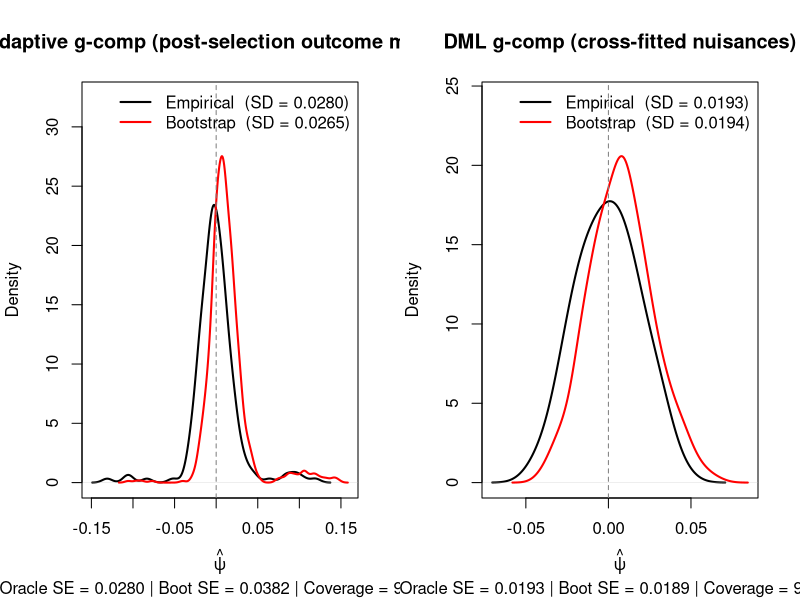

Here is the R script that generated this plot:
# =============================================================================
# G-computation ATE (dose-response slope) estimation:
#   bootstrap failure with adaptive ML nuisances, and DML as the fix.
#
# Directly mirrors Vansteelandt (CML Welcome Lecture) slides 41-44, now
# expressed as a g-computation problem.
#
# Setup (identical DGP to bootstrap_failure.R):
#   E(Y | A, X) = 0   (true psi = 0, true beta = 0)
#   E(A | X)    = 3X  (strong confounding)
#   X ~ N(0,1), A = 3X + N(0,1), Y = N(0,1)
#
# Target estimand: ATE = d/dA E[Y | do(A)] = psi.
# G-computation with a linear outcome model: E[Y|A,X] = psi*A + beta*X.
# For a linear model without interactions, g-computation gives the same
# estimate as the OLS coefficient on A.  The POINT is the post-selection
# mechanism, not the nonlinearity.
#
# Adaptive outcome model procedure (same as slides 41-44):
#   1. Fit full model Y ~ A + X; extract p-value for beta.
#   2. If p < alpha -> g-computation with full model -> ATE = psi_hat.
#   3. Else         -> g-computation with Y ~ A only -> ATE = psi0_hat.
#
# Why bootstrap fails:
#   In the real world beta = 0, so P(select full | truth) = alpha = 5%.
#   Oracle SE reflects mostly psi0_hat (low SE, good use of Var(A)=10).
#   In the bootstrap world beta_hat != 0, so the full model is selected ~16%.
#   Bootstrap distribution reflects more psi_hat (high SE, uses only
#   Var(A|X)=1), inflating bootstrap SE -> OVER-coverage (>> 95%).
#
# Fix: Double Machine Learning (DML) with sample splitting.
#   Split data into halves.  Fit nuisance on fold 1, evaluate on fold 2 (and
#   vice versa).  The cross-fitted residuals are not contaminated by the same
#   selection event, so the bootstrap works.  (Here we use OLS nuisances to
#   isolate the cross-fitting benefit from the selection issue.)
# =============================================================================

set.seed(123)

n     <- 500   # sample size  (same as bootstrap_failure.R)
nsim  <- 200   # simulation replications
B     <- 50    # bootstrap replicates per simulation
alpha <- 0.05  # significance level for the outcome-model selection test
tau   <- 0     # true ATE (dose-response slope)

# ---------------------------------------------------------------------------
# Post-selection g-computation (same mechanism as slides 41-44)
# ---------------------------------------------------------------------------
gcomp_adaptive <- function(Y, A, X, alpha = 0.05) {
  fit_full <- lm(Y ~ A + X)
  pval_X   <- summary(fit_full)$coefficients["X", "Pr(>|t|)"]
  if (pval_X < alpha) {
    # G-comp from full model: (1/n) sum [psi*1 - psi*0] = psi
    coef(fit_full)["A"]
  } else {
    coef(lm(Y ~ A))["A"]
  }
}

# ---------------------------------------------------------------------------
# DML (cross-fitted) g-computation / partial linear regression
#   Split data in two folds.  Residualise Y and A on X using the OTHER fold.
#   ATE = cov(Y_resid, A_resid) / var(A_resid)   (Robinson 1988).
# ---------------------------------------------------------------------------
dml_ate <- function(Y, A, X) {
  n   <- length(Y)
  idx <- sample(n)              # random split
  f1  <- idx[seq_len(n %/% 2)]
  f2  <- idx[(n %/% 2 + 1):n]

  # Fold-1 fits applied to fold-2 data (and vice versa)
  fit_Y1 <- lm(Y[f1] ~ X[f1])
  fit_A1 <- lm(A[f1] ~ X[f1])
  Yr2 <- Y[f2] - predict(fit_Y1, data.frame(X = X[f2]))  # residuals fold 2
  Ar2 <- A[f2] - predict(fit_A1, data.frame(X = X[f2]))

  fit_Y2 <- lm(Y[f2] ~ X[f2])
  fit_A2 <- lm(A[f2] ~ X[f2])
  Yr1 <- Y[f1] - predict(fit_Y2, data.frame(X = X[f1]))
  Ar1 <- A[f1] - predict(fit_A2, data.frame(X = X[f1]))

  Yr_all <- c(Yr1, Yr2)
  Ar_all <- c(Ar1, Ar2)
  coef(lm(Yr_all ~ Ar_all - 1))   # DML estimator (no intercept, residuals)
}

# ---------------------------------------------------------------------------
# Simulation loop
# ---------------------------------------------------------------------------
ate_ada  <- numeric(nsim)
ate_dml  <- numeric(nsim)
se_ada   <- numeric(nsim)
se_dml   <- numeric(nsim)
cover_ada  <- logical(nsim)
cover_dml  <- logical(nsim)
boot_frac  <- numeric(nsim)

cat("Running simulation...\n")
for (s in seq_len(nsim)) {
  X <- rnorm(n)
  A <- 3 * X + rnorm(n)
  Y <- rnorm(n)

  ate_ada[s] <- gcomp_adaptive(Y, A, X, alpha)
  ate_dml[s] <- dml_ate(Y, A, X)

  # Nonparametric bootstrap
  boot_ada <- numeric(B)
  boot_dml <- numeric(B)
  n_full   <- 0L
  for (b in seq_len(B)) {
    idx  <- sample(n, n, replace = TRUE)
    Yb <- Y[idx]; Ab <- A[idx]; Xb <- X[idx]

    # Track full-model selection in bootstrap world
    pval_b <- summary(lm(Yb ~ Ab + Xb))$coefficients["Xb", "Pr(>|t|)"]
    if (pval_b < alpha) n_full <- n_full + 1L

    boot_ada[b] <- gcomp_adaptive(Yb, Ab, Xb, alpha)
    boot_dml[b] <- dml_ate(Yb, Ab, Xb)
  }

  se_ada[s]    <- sd(boot_ada)
  se_dml[s]    <- sd(boot_dml)
  cover_ada[s] <- abs(ate_ada[s] - tau) <= 1.96 * se_ada[s]
  cover_dml[s] <- abs(ate_dml[s] - tau) <= 1.96 * se_dml[s]
  boot_frac[s] <- n_full / B

  if (s %% 50 == 0) cat(sprintf("  sim %d / %d done\n", s, nsim))
}

# ---------------------------------------------------------------------------
# Summary output
# ---------------------------------------------------------------------------
oracle_se_ada <- sd(ate_ada)
oracle_se_dml <- sd(ate_dml)

cat("=================================================================\n")
cat(" G-computation ATE: bootstrap failure (adaptive) vs DML (fix)\n")
cat("=================================================================\n\n")
cat(sprintf(" n = %d,  nsim = %d,  B = %d bootstrap replicates\n\n",
            n, nsim, B))
cat(sprintf(" True ATE: %.3f\n", tau))
cat(sprintf(" DGP: Y = noise, A = 3X + noise  (same as slides 41-44)\n\n"))

cat(" -- Adaptive g-computation (outcome model selected by p-value) --\n")
cat(sprintf("  Mean ATE estimate      :  %.4f\n",  mean(ate_ada)))
cat(sprintf("  Oracle SE              :  %.4f\n",  oracle_se_ada))
cat(sprintf("  Mean bootstrap SE      :  %.4f\n",  mean(se_ada)))
cat(sprintf("  Ratio boot SE / oracle :  %.3f\n",  mean(se_ada) / oracle_se_ada))
cat(sprintf("  Bootstrap coverage     :  %.1f%%  (nominal 95%%)\n",
            100 * mean(cover_ada)))
cat(sprintf("  True P(select full)    :   %.1f%%  (by alpha)\n", 100 * alpha))
cat(sprintf("  Mean P(select full in boot world): %.1f%%\n\n",
            100 * mean(boot_frac)))

cat(" -- DML g-computation (cross-fitted nuisances, no selection) --\n")
cat(sprintf("  Mean ATE estimate      :  %.4f\n",  mean(ate_dml)))
cat(sprintf("  Oracle SE              :  %.4f\n",  oracle_se_dml))
cat(sprintf("  Mean bootstrap SE      :  %.4f\n",  mean(se_dml)))
cat(sprintf("  Ratio boot SE / oracle :  %.3f\n",  mean(se_dml) / oracle_se_dml))
cat(sprintf("  Bootstrap coverage     :  %.1f%%  (nominal 95%%)\n\n",
            100 * mean(cover_dml)))

cat("=================================================================\n")
cat(" Interpretation:\n")
cat("  Adaptive g-computation: the outcome model is selected by a\n")
cat("  p-value test (same post-selection mechanism as slides 41-44).\n")
cat("  In the bootstrap world the fitted beta != 0, so the full model\n")
cat("  is selected ~16%% of the time instead of the nominal 5%%.\n")
cat("  Full model uses Var(A|X)=1 in the denominator; reduced model\n")
cat("  uses Var(A)=10.  Bootstrap over-represents the high-variance\n")
cat("  full model -> bootstrap SE >> oracle SE -> OVER-coverage.\n")
cat("\n")
cat("  DML (cross-fitting): the nuisance is fitted on held-out data,\n")
cat("  decoupling the selection/fitting step from the evaluation step.\n")
cat("  No selection event is shared between bootstrap replicates,\n")
cat("  so bootstrap SE ≈ oracle SE -> ~95%% coverage.\n")
cat("=================================================================\n")

# ---------------------------------------------------------------------------
# Plot: empirical vs bootstrap distribution  (two panels)
# ---------------------------------------------------------------------------
cat("\nGenerating plot...\n")
B_plot <- 800
set.seed(77)
X0 <- rnorm(n); A0 <- 3 * X0 + rnorm(n); Y0 <- rnorm(n)

boot_ada_plot <- numeric(B_plot)
boot_dml_plot <- numeric(B_plot)
for (b in seq_len(B_plot)) {
  idx              <- sample(n, n, replace = TRUE)
  boot_ada_plot[b] <- gcomp_adaptive(Y0[idx], A0[idx], X0[idx], alpha)
  boot_dml_plot[b] <- dml_ate(Y0[idx], A0[idx], X0[idx])
}

de_ada <- density(ate_ada,       bw = "SJ")
db_ada <- density(boot_ada_plot, bw = "SJ")
de_dml <- density(ate_dml,       bw = "SJ")
db_dml <- density(boot_dml_plot, bw = "SJ")

pdf("gcomp_bootstrap_failure.pdf", width = 11, height = 5)
par(mfrow = c(1, 2), mar = c(5, 4, 4, 2) + 0.1)

# Panel 1: adaptive g-comp (bootstrap fails)
xl1 <- range(c(de_ada$x, db_ada$x))
yl1 <- c(0, max(de_ada$y, db_ada$y) * 1.18)
plot(de_ada, col = "black", lwd = 2, xlim = xl1, ylim = yl1,
     main = "Adaptive g-comp (post-selection outcome model)",
     xlab = expression(hat(psi)), ylab = "Density",
     sub = sprintf("Oracle SE = %.4f | Boot SE = %.4f | Coverage = %.1f%%",
                   oracle_se_ada, mean(se_ada), 100 * mean(cover_ada)))
lines(db_ada, col = "red", lwd = 2)
abline(v = tau, lty = 2, col = "grey50")
legend("topright", bty = "n",
       legend = c(sprintf("Empirical  (SD = %.4f)", oracle_se_ada),
                  sprintf("Bootstrap  (SD = %.4f)", sd(boot_ada_plot))),
       col = c("black", "red"), lwd = 2)

# Panel 2: DML (bootstrap works)
xl2 <- range(c(de_dml$x, db_dml$x))
yl2 <- c(0, max(de_dml$y, db_dml$y) * 1.18)
plot(de_dml, col = "black", lwd = 2, xlim = xl2, ylim = yl2,
     main = "DML g-comp (cross-fitted nuisances)",
     xlab = expression(hat(psi)), ylab = "Density",
     sub = sprintf("Oracle SE = %.4f | Boot SE = %.4f | Coverage = %.1f%%",
                   oracle_se_dml, mean(se_dml), 100 * mean(cover_dml)))
lines(db_dml, col = "red", lwd = 2)
abline(v = tau, lty = 2, col = "grey50")
legend("topright", bty = "n",
       legend = c(sprintf("Empirical  (SD = %.4f)", oracle_se_dml),
                  sprintf("Bootstrap  (SD = %.4f)", sd(boot_dml_plot))),
       col = c("black", "red"), lwd = 2)

dev.off()
cat("Plot saved to: gcomp_bootstrap_failure.pdf\n")
